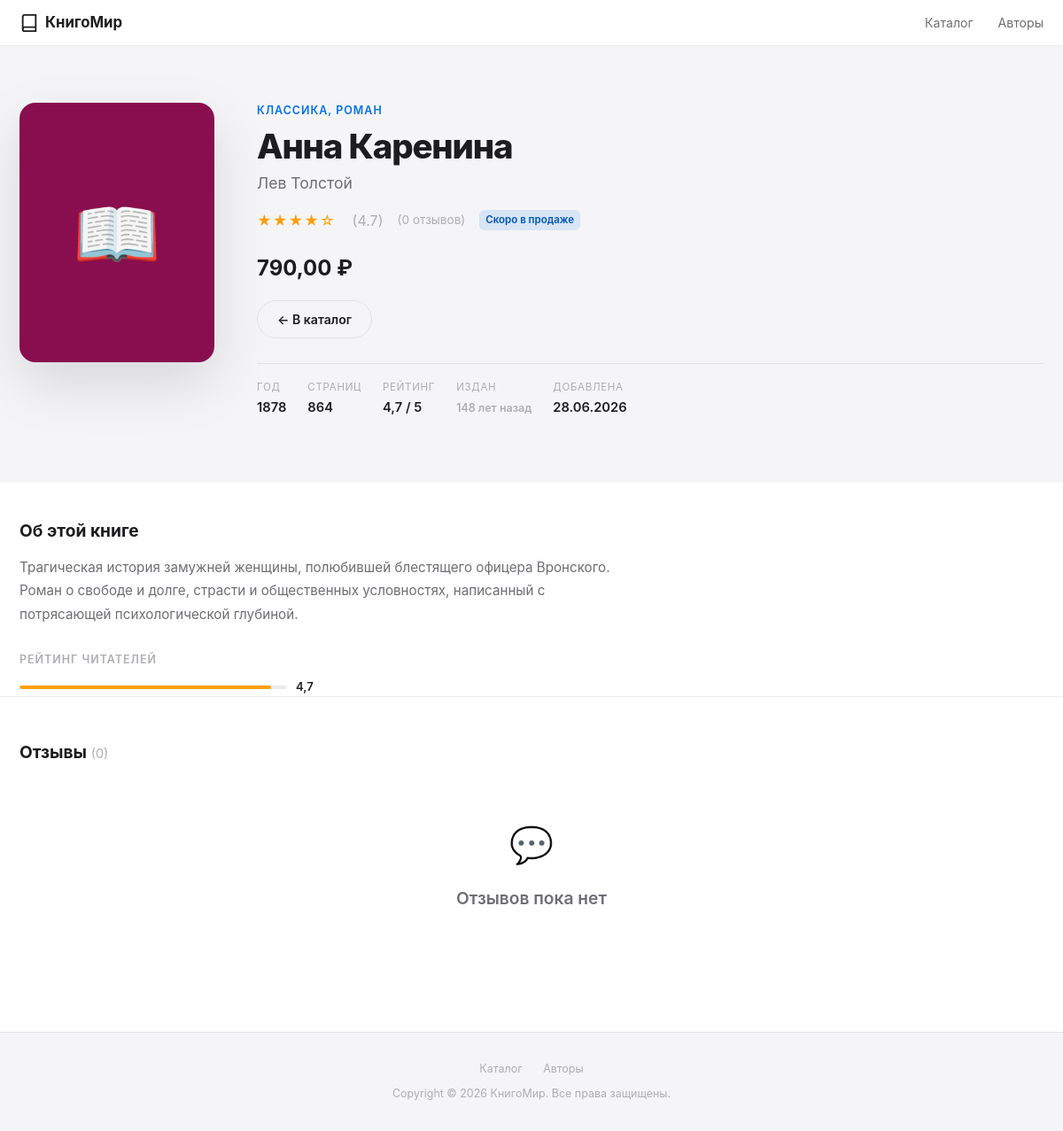
/book/23/, run on the app's committed database.
### catalog/models.py (models this page shows, shortened)
class Genre(models.Model):
    name = models.CharField('Название жанра', max_length=100, unique=True)
    slug = models.SlugField('Slug', max_length=100, unique=True)
    class Meta:
        verbose_name = 'Жанр'
        verbose_name_plural = 'Жанры'
        ordering = ['name']

class Book(models.Model):
    STATUS_AVAILABLE = 'available'
    STATUS_OUT_OF_STOCK = 'out_of_stock'
    STATUS_COMING_SOON = 'coming_soon'
    STATUS_CHOICES = [
        (STATUS_AVAILABLE, 'В наличии'),
        (STATUS_OUT_OF_STOCK, 'Нет в наличии'),
        (STATUS_COMING_SOON, 'Скоро в продаже'),
    ]
    title = models.CharField('Название', max_length=255)
    author = models.ForeignKey(
        Author,
        on_delete=models.CASCADE,
        verbose_name='Автор',
        related_name='books',
    )
    genres = models.ManyToManyField(
        Genre,
        verbose_name='Жанры',
        related_name='books',
        blank=True,
    )
    description = models.TextField('Описание')
    published_year = models.PositiveSmallIntegerField('Год издания')
    pages = models.PositiveSmallIntegerField('Количество страниц')
    price = models.DecimalField('Цена (руб.)', max_digits=8, decimal_places=2)
    rating = models.FloatField(
        'Рейтинг',
        default=0.0,
        validators=[MinValueValidator(0.0), MaxValueValidator(5.0)],
    )
    status = models.CharField(
        'Статус',
        max_length=20,
        choices=STATUS_CHOICES,
        default=STATUS_AVAILABLE,
    )
    created_at = models.DateTimeField('Добавлена', auto_now_add=True)
    cover_color = models.CharField(
        'Цвет обложки (HEX)',
        max_length=7,
        default='#4A90D9',
        help_text='Например: #4A90D9',
    )
    class Meta:
        verbose_name = 'Книга'
        verbose_name_plural = 'Книги'
        ordering = ['-created_at']
    @property
    def is_available(self):
        return self.status == self.STATUS_AVAILABLE

class Author(models.Model):
    first_name = models.CharField('Имя', max_length=100)
    last_name = models.CharField('Фамилия', max_length=100)
    birth_year = models.PositiveSmallIntegerField('Год рождения', null=True, blank=True)
    bio = models.TextField('Биография', blank=True)
    class Meta:
        verbose_name = 'Автор'
        verbose_name_plural = 'Авторы'
        ordering = ['last_name', 'first_name']
    @property
    def full_name(self):
        return f'{self.first_name} {self.last_name}'

### catalog/views.py (the view)
# urls.py: path('book/<int:pk>/', views.book_detail, name='book_detail'),
def book_detail(request, pk):
    book = get_object_or_404(
        Book.objects.select_related('author').prefetch_related('genres', 'reviews'),
        pk=pk,
    )
    reviews = book.reviews.all()
    context = {
        'book': book,
        'reviews': reviews,
        'reviews_count': reviews.count(),
    }
    return render(request, 'catalog/book_detail.html', context)

### catalog/templatetags/book_tags.py (called while the page is built)
@register.simple_tag
def site_name():
    return SITE_TITLE

@register.simple_tag
def star_rating(rating):
    try:
        rating = float(rating)
    except (TypeError, ValueError):
        rating = 0.0
    full_stars = int(rating)
    empty_stars = 5 - full_stars
    stars_html = '★' * full_stars + '☆' * empty_stars
    rating_str = f'{rating:.1f}'
    return format_html(
        '<span class="stars" title="Рейтинг {}/5">{}</span>'
        '<span class="rating-num">({})</span>',
        rating_str, stars_html, rating_str,
    )

@register.simple_tag
def book_age(published_year):
    try:
        years = date.today().year - int(published_year)
    except (TypeError, ValueError):
        return mark_safe('<span class="book-age">—</span>')
    if years == 0:
        label = 'В этом году'
    elif years == 1:
        label = '1 год назад'
    elif 2 <= years <= 4:
        label = f'{years} года назад'
    else:
        label = f'{years} лет назад'
    return format_html('<span class="book-age">{}</span>', label)

@register.filter(name='rubles')
def rubles(value):
    try:
        amount = float(value)
    except (TypeError, ValueError):
        return value
    integer_part = int(amount)
    decimal_part = round((amount - integer_part) * 100)
    formatted_int = f'{integer_part:,}'.replace(',', '\u00a0')  # неразрывный пробел
    return mark_safe(f'{formatted_int},{decimal_part:02d}\u00a0₽')

@register.filter(name='status_badge')
def status_badge(status):
    badges = {
        'available':    ('badge-green', 'В наличии'),
        'out_of_stock': ('badge-red',   'Нет в наличии'),
        'coming_soon':  ('badge-blue',  'Скоро в продаже'),
    }
    css_class, label = badges.get(status, ('badge-gray', status))
    return format_html(
        '<span class="badge {}">{}</span>',
        css_class, label,
    )

### catalog/templates/catalog/book_detail.html (shortened to what this page needs)
{% extends "catalog/base.html" %}
{% load book_tags %}
{% block content %}
<div class="detail-hero">
    <div class="detail-hero-inner">
        <div class="detail-cover-wrap" style="background:{{ book.cover_color }};">📖</div>
        <div>
            <div class="detail-eyebrow">
                {% for genre in book.genres.all %}{{ genre.name }}{% if not forloop.last %}, {% endif %}{% endfor %}
            </div>
            <h1 class="detail-title">{{ book.title }}</h1>
            <div class="detail-author">{{ book.author.full_name }}</div>
            <div class="detail-meta-row">
                {% star_rating book.rating %}
                <span style="color:var(--text-tertiary);font-size:.85rem;">({{ reviews_count }} отзывов)</span>
                {{ book.status|status_badge }}
            </div>
            <div class="detail-price-tag">
                {{ book.price|rubles }}
            </div>
            <div class="detail-actions" style="margin-top:18px;">
                <a class="btn btn-outline" href="{% url 'catalog:book_list' %}">← В каталог</a>
            </div>
            <div class="detail-facts">
                <div class="detail-fact-item">
                    <span class="detail-fact-label">Год</span>
                    <span class="detail-fact-value">{{ book.published_year }}</span>
                </div>
                <div class="detail-fact-item">
                    <span class="detail-fact-label">Страниц</span>
                    <span class="detail-fact-value">{{ book.pages }}</span>
                </div>
                <div class="detail-fact-item">
                    <span class="detail-fact-label">Рейтинг</span>
                    <span class="detail-fact-value">{{ book.rating|floatformat:1 }} / 5</span>
                </div>
                <div class="detail-fact-item">
                    <span class="detail-fact-label">Издан</span>
                    <span class="detail-fact-value">{% book_age book.published_year %}</span>
                </div>
                <div class="detail-fact-item">
                    <span class="detail-fact-label">Добавлена</span>
                    <span class="detail-fact-value">{{ book.created_at|date:"d.m.Y" }}</span>
                </div>
            </div>
        </div>
    </div>
</div>
<div class="container" style="padding-top:40px;padding-bottom:0;">
    <h2 style="font-size:1.2rem;font-weight:700;margin-bottom:14px;">Об этой книге</h2>
    <div style="font-size:.95rem;color:var(--text-secondary);line-height:1.75;max-width:680px;">
        {{ book.description|linebreaks }}
    </div>
    <div style="margin-top:28px;">
        <div style="font-size:.78rem;font-weight:600;text-transform:uppercase;letter-spacing:.08em;color:var(--text-tertiary);margin-bottom:12px;">Рейтинг читателей</div>
        <div class="rating-bar-wrap" style="max-width:340px;">
            <div class="rating-bar-track">
                <div class="rating-bar-fill" style="width:{% widthratio book.rating 5 100 %}%;"></div>
            </div>
            <span class="rating-bar-label">{{ book.rating|floatformat:1 }}</span>
        </div>
    </div>
</div>
<div class="reviews-section container">
    {% with count=reviews_count %}
    <h2 style="font-size:1.2rem;font-weight:700;margin-bottom:20px;">
        Отзывы
        <span style="font-size:.9rem;font-weight:400;color:var(--text-tertiary);">({{ count }})</span>
    </h2>
    {% endwith %}
    {% for review in reviews %}
    <div class="review-card">
        <div class="review-top">
            <span class="reviewer">{{ review.reviewer_name }}</span>
            <span class="review-date">{{ review.created_at|date:"d F Y" }}</span>
        </div>
        <div class="review-stars">
            {% for i in "12345" %}{% if forloop.counter <= review.score %}★{% else %}☆{% endif %}{% endfor %}
        </div>
        <p style="font-size:.9rem;color:var(--text-secondary);line-height:1.6;">{{ review.text }}</p>
    </div>
    {% empty %}
    <div class="empty-state" style="padding:40px 0;">
        <div class="empty-state-icon" style="font-size:2.5rem;">💬</div>
        <div class="empty-state-title">Отзывов пока нет</div>
    </div>
    {% endfor %}
</div>
{% endblock %}

### data on the page
Genre: name "КЛАССИКА"
Genre: name "РОМАН"
Book: title "Анна Каренина", author.full_name "Лев Толстой", rating "★★★★☆ (4.7)", status|status_badge "Скоро в продаже", price|rubles "790,00 ₽", published_year "1878", pages "864", rating "4,7", published_year "148 лет назад", created_at "28.06.2026", description "Трагическая история замужней женщины, полюбившей блестящего офицера Вронского. Роман о свободе и долге, страсти и общественных условностях, написанный с потрясающей психологической глубиной."

### other printed values
{{ reviews_count }} "0"
{{ count }} "0"
